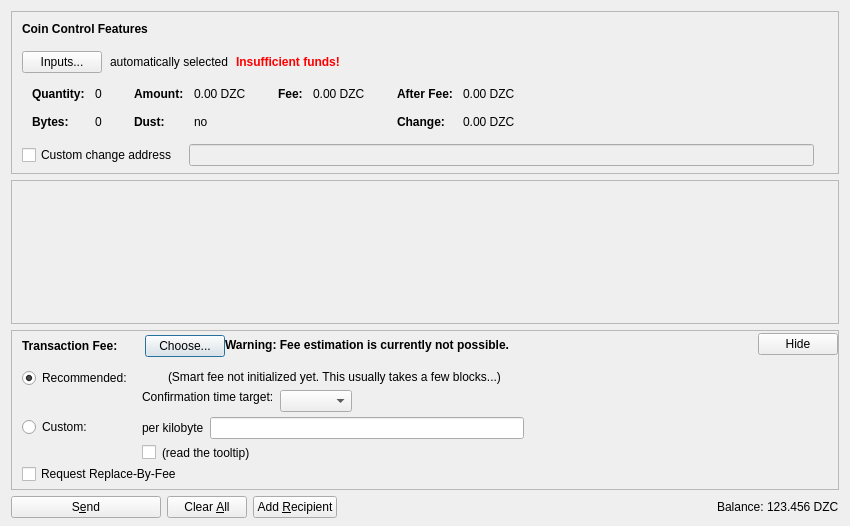
<?xml version="1.0" encoding="UTF-8"?>
<ui version="4.0">
 <class>SendCoinsDialog</class>
 <widget class="QDialog" name="SendCoinsDialog">
  <property name="geometry">
   <rect>
    <x>0</x>
    <y>0</y>
    <width>850</width>
    <height>526</height>
   </rect>
  </property>
  <property name="windowTitle">
   <string>Send Coins</string>
  </property>
  <layout class="QVBoxLayout" name="verticalLayout" stretch="0,1,0,0">
   <property name="bottomMargin">
    <number>8</number>
   </property>
   <item>
    <widget class="QFrame" name="frameCoinControl">
     <property name="sizePolicy">
      <sizepolicy hsizetype="Expanding" vsizetype="Expanding">
       <horstretch>0</horstretch>
       <verstretch>0</verstretch>
      </sizepolicy>
     </property>
     <property name="maximumSize">
      <size>
       <width>16777215</width>
       <height>16777215</height>
      </size>
     </property>
     <property name="frameShape">
      <enum>QFrame::StyledPanel</enum>
     </property>
     <property name="frameShadow">
      <enum>QFrame::Sunken</enum>
     </property>
     <layout class="QVBoxLayout" name="verticalLayoutCoinControl2">
      <property name="spacing">
       <number>0</number>
      </property>
      <property name="leftMargin">
       <number>0</number>
      </property>
      <property name="topMargin">
       <number>0</number>
      </property>
      <property name="rightMargin">
       <number>0</number>
      </property>
      <property name="bottomMargin">
       <number>6</number>
      </property>
      <item>
       <layout class="QVBoxLayout" name="verticalLayoutCoinControl" stretch="0,0,0,0,1">
        <property name="spacing">
         <number>0</number>
        </property>
        <property name="leftMargin">
         <number>10</number>
        </property>
        <property name="topMargin">
         <number>10</number>
        </property>
        <item>
         <layout class="QHBoxLayout" name="horizontalLayoutCoinControl1">
          <property name="bottomMargin">
           <number>15</number>
          </property>
          <item>
           <widget class="QLabel" name="labelCoinControlFeatures">
            <property name="sizePolicy">
             <sizepolicy hsizetype="Preferred" vsizetype="Maximum">
              <horstretch>0</horstretch>
              <verstretch>0</verstretch>
             </sizepolicy>
            </property>
            <property name="font">
             <font>
              <weight>75</weight>
              <bold>true</bold>
             </font>
            </property>
            <property name="styleSheet">
             <string notr="true">font-weight:bold;</string>
            </property>
            <property name="text">
             <string>Coin Control Features</string>
            </property>
           </widget>
          </item>
         </layout>
        </item>
        <item>
         <layout class="QHBoxLayout" name="horizontalLayoutCoinControl2" stretch="0,0,0,0">
          <property name="spacing">
           <number>8</number>
          </property>
          <property name="bottomMargin">
           <number>10</number>
          </property>
          <item>
           <widget class="QPushButton" name="pushButtonCoinControl">
            <property name="styleSheet">
             <string notr="true"/>
            </property>
            <property name="text">
             <string>Inputs...</string>
            </property>
            <property name="autoDefault">
             <bool>false</bool>
            </property>
           </widget>
          </item>
          <item>
           <widget class="QLabel" name="labelCoinControlAutomaticallySelected">
            <property name="text">
             <string>automatically selected</string>
            </property>
            <property name="margin">
             <number>5</number>
            </property>
           </widget>
          </item>
          <item>
           <widget class="QLabel" name="labelCoinControlInsuffFunds">
            <property name="font">
             <font>
              <weight>75</weight>
              <bold>true</bold>
             </font>
            </property>
            <property name="styleSheet">
             <string notr="true">color:red;font-weight:bold;</string>
            </property>
            <property name="text">
             <string>Insufficient funds!</string>
            </property>
            <property name="margin">
             <number>5</number>
            </property>
           </widget>
          </item>
          <item>
           <spacer name="horizontalSpacerCoinControl">
            <property name="orientation">
             <enum>Qt::Horizontal</enum>
            </property>
            <property name="sizeHint" stdset="0">
             <size>
              <width>40</width>
              <height>1</height>
             </size>
            </property>
           </spacer>
          </item>
         </layout>
        </item>
        <item>
         <widget class="QWidget" name="widgetCoinControl" native="true">
          <property name="sizePolicy">
           <sizepolicy hsizetype="Preferred" vsizetype="Preferred">
            <horstretch>0</horstretch>
            <verstretch>0</verstretch>
           </sizepolicy>
          </property>
          <property name="minimumSize">
           <size>
            <width>0</width>
            <height>0</height>
           </size>
          </property>
          <property name="styleSheet">
           <string notr="true"/>
          </property>
          <layout class="QHBoxLayout" name="horizontalLayoutCoinControl5">
           <property name="leftMargin">
            <number>0</number>
           </property>
           <property name="topMargin">
            <number>0</number>
           </property>
           <property name="rightMargin">
            <number>0</number>
           </property>
           <property name="bottomMargin">
            <number>0</number>
           </property>
           <item>
            <layout class="QHBoxLayout" name="horizontalLayoutCoinControl3" stretch="0,0,0,1">
             <property name="spacing">
              <number>20</number>
             </property>
             <property name="topMargin">
              <number>0</number>
             </property>
             <property name="bottomMargin">
              <number>10</number>
             </property>
             <item>
              <layout class="QFormLayout" name="formLayoutCoinControl1">
               <property name="horizontalSpacing">
                <number>10</number>
               </property>
               <property name="verticalSpacing">
                <number>14</number>
               </property>
               <property name="leftMargin">
                <number>10</number>
               </property>
               <property name="topMargin">
                <number>4</number>
               </property>
               <property name="rightMargin">
                <number>6</number>
               </property>
               <item row="0" column="0">
                <widget class="QLabel" name="labelCoinControlQuantityText">
                 <property name="font">
                  <font>
                   <weight>75</weight>
                   <bold>true</bold>
                  </font>
                 </property>
                 <property name="text">
                  <string>Quantity:</string>
                 </property>
                 <property name="margin">
                  <number>0</number>
                 </property>
                </widget>
               </item>
               <item row="0" column="1">
                <widget class="QLabel" name="labelCoinControlQuantity">
                 <property name="cursor">
                  <cursorShape>IBeamCursor</cursorShape>
                 </property>
                 <property name="contextMenuPolicy">
                  <enum>Qt::ActionsContextMenu</enum>
                 </property>
                 <property name="text">
                  <string notr="true">0</string>
                 </property>
                 <property name="margin">
                  <number>0</number>
                 </property>
                 <property name="textInteractionFlags">
                  <set>Qt::LinksAccessibleByMouse|Qt::TextSelectableByKeyboard|Qt::TextSelectableByMouse</set>
                 </property>
                </widget>
               </item>
               <item row="1" column="0">
                <widget class="QLabel" name="labelCoinControlBytesText">
                 <property name="font">
                  <font>
                   <weight>75</weight>
                   <bold>true</bold>
                  </font>
                 </property>
                 <property name="text">
                  <string>Bytes:</string>
                 </property>
                </widget>
               </item>
               <item row="1" column="1">
                <widget class="QLabel" name="labelCoinControlBytes">
                 <property name="cursor">
                  <cursorShape>IBeamCursor</cursorShape>
                 </property>
                 <property name="contextMenuPolicy">
                  <enum>Qt::ActionsContextMenu</enum>
                 </property>
                 <property name="text">
                  <string notr="true">0</string>
                 </property>
                 <property name="textInteractionFlags">
                  <set>Qt::LinksAccessibleByMouse|Qt::TextSelectableByKeyboard|Qt::TextSelectableByMouse</set>
                 </property>
                </widget>
               </item>
              </layout>
             </item>
             <item>
              <layout class="QFormLayout" name="formLayoutCoinControl2">
               <property name="horizontalSpacing">
                <number>10</number>
               </property>
               <property name="verticalSpacing">
                <number>14</number>
               </property>
               <property name="leftMargin">
                <number>6</number>
               </property>
               <property name="topMargin">
                <number>4</number>
               </property>
               <property name="rightMargin">
                <number>6</number>
               </property>
               <item row="0" column="0">
                <widget class="QLabel" name="labelCoinControlAmountText">
                 <property name="font">
                  <font>
                   <weight>75</weight>
                   <bold>true</bold>
                  </font>
                 </property>
                 <property name="text">
                  <string>Amount:</string>
                 </property>
                 <property name="margin">
                  <number>0</number>
                 </property>
                </widget>
               </item>
               <item row="0" column="1">
                <widget class="QLabel" name="labelCoinControlAmount">
                 <property name="cursor">
                  <cursorShape>IBeamCursor</cursorShape>
                 </property>
                 <property name="contextMenuPolicy">
                  <enum>Qt::ActionsContextMenu</enum>
                 </property>
                 <property name="text">
                  <string notr="true">0.00 DZC</string>
                 </property>
                 <property name="textInteractionFlags">
                  <set>Qt::LinksAccessibleByMouse|Qt::TextSelectableByKeyboard|Qt::TextSelectableByMouse</set>
                 </property>
                </widget>
               </item>
               <item row="1" column="0">
                <widget class="QLabel" name="labelCoinControlLowOutputText">
                 <property name="font">
                  <font>
                   <weight>75</weight>
                   <bold>true</bold>
                  </font>
                 </property>
                 <property name="text">
                  <string>Dust:</string>
                 </property>
                </widget>
               </item>
               <item row="1" column="1">
                <widget class="QLabel" name="labelCoinControlLowOutput">
                 <property name="cursor">
                  <cursorShape>IBeamCursor</cursorShape>
                 </property>
                 <property name="contextMenuPolicy">
                  <enum>Qt::ActionsContextMenu</enum>
                 </property>
                 <property name="text">
                  <string notr="true">no</string>
                 </property>
                 <property name="textInteractionFlags">
                  <set>Qt::LinksAccessibleByMouse|Qt::TextSelectableByKeyboard|Qt::TextSelectableByMouse</set>
                 </property>
                </widget>
               </item>
              </layout>
             </item>
             <item>
              <layout class="QFormLayout" name="formLayoutCoinControl3">
               <property name="horizontalSpacing">
                <number>10</number>
               </property>
               <property name="verticalSpacing">
                <number>14</number>
               </property>
               <property name="leftMargin">
                <number>6</number>
               </property>
               <property name="topMargin">
                <number>4</number>
               </property>
               <property name="rightMargin">
                <number>6</number>
               </property>
               <item row="0" column="0">
                <widget class="QLabel" name="labelCoinControlFeeText">
                 <property name="font">
                  <font>
                   <weight>75</weight>
                   <bold>true</bold>
                  </font>
                 </property>
                 <property name="text">
                  <string>Fee:</string>
                 </property>
                 <property name="margin">
                  <number>0</number>
                 </property>
                </widget>
               </item>
               <item row="0" column="1">
                <widget class="QLabel" name="labelCoinControlFee">
                 <property name="cursor">
                  <cursorShape>IBeamCursor</cursorShape>
                 </property>
                 <property name="contextMenuPolicy">
                  <enum>Qt::ActionsContextMenu</enum>
                 </property>
                 <property name="text">
                  <string notr="true">0.00 DZC</string>
                 </property>
                 <property name="textInteractionFlags">
                  <set>Qt::LinksAccessibleByMouse|Qt::TextSelectableByKeyboard|Qt::TextSelectableByMouse</set>
                 </property>
                </widget>
               </item>
              </layout>
             </item>
             <item>
              <layout class="QFormLayout" name="formLayoutCoinControl4">
               <property name="horizontalSpacing">
                <number>10</number>
               </property>
               <property name="verticalSpacing">
                <number>14</number>
               </property>
               <property name="leftMargin">
                <number>6</number>
               </property>
               <property name="topMargin">
                <number>4</number>
               </property>
               <property name="rightMargin">
                <number>6</number>
               </property>
               <item row="0" column="0">
                <widget class="QLabel" name="labelCoinControlAfterFeeText">
                 <property name="font">
                  <font>
                   <weight>75</weight>
                   <bold>true</bold>
                  </font>
                 </property>
                 <property name="text">
                  <string>After Fee:</string>
                 </property>
                 <property name="margin">
                  <number>0</number>
                 </property>
                </widget>
               </item>
               <item row="0" column="1">
                <widget class="QLabel" name="labelCoinControlAfterFee">
                 <property name="cursor">
                  <cursorShape>IBeamCursor</cursorShape>
                 </property>
                 <property name="contextMenuPolicy">
                  <enum>Qt::ActionsContextMenu</enum>
                 </property>
                 <property name="text">
                  <string notr="true">0.00 DZC</string>
                 </property>
                 <property name="textInteractionFlags">
                  <set>Qt::LinksAccessibleByMouse|Qt::TextSelectableByKeyboard|Qt::TextSelectableByMouse</set>
                 </property>
                </widget>
               </item>
               <item row="1" column="0">
                <widget class="QLabel" name="labelCoinControlChangeText">
                 <property name="font">
                  <font>
                   <weight>75</weight>
                   <bold>true</bold>
                  </font>
                 </property>
                 <property name="text">
                  <string>Change:</string>
                 </property>
                </widget>
               </item>
               <item row="1" column="1">
                <widget class="QLabel" name="labelCoinControlChange">
                 <property name="cursor">
                  <cursorShape>IBeamCursor</cursorShape>
                 </property>
                 <property name="contextMenuPolicy">
                  <enum>Qt::ActionsContextMenu</enum>
                 </property>
                 <property name="text">
                  <string notr="true">0.00 DZC</string>
                 </property>
                 <property name="textInteractionFlags">
                  <set>Qt::LinksAccessibleByMouse|Qt::TextSelectableByKeyboard|Qt::TextSelectableByMouse</set>
                 </property>
                </widget>
               </item>
              </layout>
             </item>
            </layout>
           </item>
          </layout>
         </widget>
        </item>
        <item>
         <layout class="QHBoxLayout" name="horizontalLayoutCoinControl4" stretch="0,0,0">
          <property name="spacing">
           <number>12</number>
          </property>
          <property name="sizeConstraint">
           <enum>QLayout::SetDefaultConstraint</enum>
          </property>
          <property name="topMargin">
           <number>5</number>
          </property>
          <property name="rightMargin">
           <number>5</number>
          </property>
          <item>
           <widget class="QCheckBox" name="checkBoxCoinControlChange">
            <property name="toolTip">
             <string>If this is activated, but the change address is empty or invalid, change will be sent to a newly generated address.</string>
            </property>
            <property name="text">
             <string>Custom change address</string>
            </property>
           </widget>
          </item>
          <item>
           <widget class="QValidatedLineEdit" name="lineEditCoinControlChange">
            <property name="enabled">
             <bool>false</bool>
            </property>
            <property name="sizePolicy">
             <sizepolicy hsizetype="Expanding" vsizetype="Fixed">
              <horstretch>0</horstretch>
              <verstretch>0</verstretch>
             </sizepolicy>
            </property>
           </widget>
          </item>
          <item>
           <widget class="QLabel" name="labelCoinControlChangeLabel">
            <property name="sizePolicy">
             <sizepolicy hsizetype="Preferred" vsizetype="Expanding">
              <horstretch>0</horstretch>
              <verstretch>0</verstretch>
             </sizepolicy>
            </property>
            <property name="minimumSize">
             <size>
              <width>0</width>
              <height>0</height>
             </size>
            </property>
            <property name="text">
             <string/>
            </property>
            <property name="margin">
             <number>3</number>
            </property>
           </widget>
          </item>
         </layout>
        </item>
        <item>
         <spacer name="verticalSpacerCoinControl">
          <property name="orientation">
           <enum>Qt::Vertical</enum>
          </property>
          <property name="sizeHint" stdset="0">
           <size>
            <width>800</width>
            <height>1</height>
           </size>
          </property>
         </spacer>
        </item>
       </layout>
      </item>
     </layout>
    </widget>
   </item>
   <item>
    <widget class="QScrollArea" name="scrollArea">
     <property name="widgetResizable">
      <bool>true</bool>
     </property>
     <widget class="QWidget" name="scrollAreaWidgetContents">
      <property name="geometry">
       <rect>
        <x>0</x>
        <y>0</y>
        <width>830</width>
        <height>104</height>
       </rect>
      </property>
      <layout class="QVBoxLayout" name="verticalLayout_2" stretch="0,1">
       <property name="leftMargin">
        <number>0</number>
       </property>
       <property name="topMargin">
        <number>0</number>
       </property>
       <property name="rightMargin">
        <number>0</number>
       </property>
       <property name="bottomMargin">
        <number>0</number>
       </property>
       <item>
        <layout class="QVBoxLayout" name="entries">
         <property name="spacing">
          <number>6</number>
         </property>
        </layout>
       </item>
       <item>
        <spacer name="verticalSpacer">
         <property name="orientation">
          <enum>Qt::Vertical</enum>
         </property>
         <property name="sizeHint" stdset="0">
          <size>
           <width>20</width>
           <height>40</height>
          </size>
         </property>
        </spacer>
       </item>
      </layout>
     </widget>
    </widget>
   </item>
   <item>
    <widget class="QFrame" name="frameFee">
     <property name="sizePolicy">
      <sizepolicy hsizetype="Expanding" vsizetype="Expanding">
       <horstretch>0</horstretch>
       <verstretch>0</verstretch>
      </sizepolicy>
     </property>
     <property name="maximumSize">
      <size>
       <width>16777215</width>
       <height>16777215</height>
      </size>
     </property>
     <property name="frameShape">
      <enum>QFrame::StyledPanel</enum>
     </property>
     <property name="frameShadow">
      <enum>QFrame::Sunken</enum>
     </property>
     <layout class="QVBoxLayout" name="verticalLayoutFee1">
      <property name="spacing">
       <number>0</number>
      </property>
      <property name="leftMargin">
       <number>0</number>
      </property>
      <property name="topMargin">
       <number>0</number>
      </property>
      <property name="rightMargin">
       <number>0</number>
      </property>
      <property name="bottomMargin">
       <number>0</number>
      </property>
      <item>
       <layout class="QVBoxLayout" name="verticalLayoutFee2" stretch="0,0,0">
        <property name="spacing">
         <number>0</number>
        </property>
        <property name="leftMargin">
         <number>10</number>
        </property>
        <property name="topMargin">
         <number>0</number>
        </property>
        <item>
         <layout class="QHBoxLayout" name="horizontalLayoutFee1">
          <property name="bottomMargin">
           <number>0</number>
          </property>
          <item>
           <layout class="QVBoxLayout" name="verticalLayoutFee7">
            <property name="spacing">
             <number>0</number>
            </property>
            <item>
             <spacer name="verticalSpacerSmartFee">
              <property name="orientation">
               <enum>Qt::Vertical</enum>
              </property>
              <property name="sizeType">
               <enum>QSizePolicy::Fixed</enum>
              </property>
              <property name="sizeHint" stdset="0">
               <size>
                <width>1</width>
                <height>4</height>
               </size>
              </property>
             </spacer>
            </item>
            <item>
             <layout class="QHBoxLayout" name="horizontalLayoutSmartFee">
              <property name="spacing">
               <number>10</number>
              </property>
              <item>
               <widget class="QLabel" name="labelFeeHeadline">
                <property name="sizePolicy">
                 <sizepolicy hsizetype="Preferred" vsizetype="Maximum">
                  <horstretch>0</horstretch>
                  <verstretch>0</verstretch>
                 </sizepolicy>
                </property>
                <property name="font">
                 <font>
                  <weight>75</weight>
                  <bold>true</bold>
                 </font>
                </property>
                <property name="styleSheet">
                 <string notr="true">font-weight:bold;</string>
                </property>
                <property name="text">
                 <string>Transaction Fee:</string>
                </property>
               </widget>
              </item>
              <item>
               <widget class="QLabel" name="labelFeeMinimized">
                <property name="text">
                 <string/>
                </property>
               </widget>
              </item>
              <item>
               <widget class="QPushButton" name="buttonChooseFee">
                <property name="text">
                 <string>Choose...</string>
                </property>
               </widget>
              </item>
             </layout>
            </item>
            <item>
             <spacer name="verticalSpacer_5">
              <property name="orientation">
               <enum>Qt::Vertical</enum>
              </property>
              <property name="sizeHint" stdset="0">
               <size>
                <width>1</width>
                <height>1</height>
               </size>
              </property>
             </spacer>
            </item>
           </layout>
          </item>
          <item>
           <widget class="QLabel" name="fallbackFeeWarningLabel">
            <property name="toolTip">
             <string>Using the fallbackfee can result in sending a transaction that will take several hours or days (or never) to confirm. Consider choosing your fee manually or wait until you have validated the complete chain.</string>
            </property>
            <property name="font">
            <font>
                <weight>75</weight>
                <bold>true</bold>
            </font>
            </property>
            <property name="text">
             <string>Warning: Fee estimation is currently not possible.</string>
            </property>
            <property name="wordWrap">
             <bool>false</bool>
            </property>
           </widget>
          </item>
          <item>
           <spacer name="horizontalSpacer_4">
            <property name="orientation">
             <enum>Qt::Horizontal</enum>
            </property>
            <property name="sizeType">
             <enum>QSizePolicy::MinimumExpanding</enum>
            </property>
            <property name="sizeHint" stdset="0">
             <size>
              <width>40</width>
              <height>20</height>
             </size>
            </property>
           </spacer>
          </item>
          <item>
           <widget class="QPushButton" name="buttonMinimizeFee">
            <property name="toolTip">
             <string>collapse fee-settings</string>
            </property>
            <property name="text">
             <string>Hide</string>
            </property>
           </widget>
          </item>
         </layout>
        </item>
        <item>
         <widget class="QFrame" name="frameFeeSelection">
          <layout class="QVBoxLayout" name="verticalLayoutFee12">
           <property name="spacing">
            <number>0</number>
           </property>
           <property name="leftMargin">
            <number>0</number>
           </property>
           <property name="topMargin">
            <number>0</number>
           </property>
           <property name="rightMargin">
            <number>0</number>
           </property>
           <property name="bottomMargin">
            <number>0</number>
           </property>
           <item>
            <layout class="QGridLayout" name="gridLayoutFee">
             <property name="topMargin">
              <number>10</number>
             </property>
             <property name="bottomMargin">
              <number>4</number>
             </property>
             <property name="horizontalSpacing">
              <number>10</number>
             </property>
             <property name="verticalSpacing">
              <number>4</number>
             </property>
             <item row="1" column="1">
              <layout class="QVBoxLayout" name="verticalLayoutFee8">
               <property name="spacing">
                <number>6</number>
               </property>
               <item>
                <layout class="QHBoxLayout" name="horizontalLayoutFee13">
                 <item>
                  <widget class="QLabel" name="labelCustomPerKilobyte">
                   <property name="toolTip">
                    <string>If the custom fee is set to 1000 satoshis and the transaction is only 250 bytes, then &quot;per kilobyte&quot; only pays 250 satoshis in fee, while &quot;total at least&quot; pays 1000 satoshis. For transactions bigger than a kilobyte both pay by kilobyte.</string>
                   </property>
                   <property name="text">
                    <string>per kilobyte</string>
                   </property>
                  </widget>
                 </item>
                 <item>
                  <widget class="DzcoinAmountField" name="customFee"/>
                 </item>
                 <item>
                  <spacer name="horizontalSpacer_6">
                   <property name="orientation">
                    <enum>Qt::Horizontal</enum>
                   </property>
                   <property name="sizeHint" stdset="0">
                    <size>
                     <width>1</width>
                     <height>1</height>
                    </size>
                   </property>
                  </spacer>
                 </item>
                </layout>
               </item>
               <item>
                <layout class="QHBoxLayout" name="horizontalLayoutFee8">
                 <item>
                  <widget class="QCheckBox" name="checkBoxMinimumFee">
                   <property name="toolTip">
                    <string>Paying only the minimum fee is just fine as long as there is less transaction volume than space in the blocks. But be aware that this can end up in a never confirming transaction once there is more demand for dzcoin transactions than the network can process.</string>
                   </property>
                   <property name="text">
                    <string/>
                   </property>
                  </widget>
                 </item>
                 <item>
                  <widget class="QLabel" name="labelMinFeeWarning">
                   <property name="enabled">
                    <bool>true</bool>
                   </property>
                   <property name="toolTip">
                    <string>Paying only the minimum fee is just fine as long as there is less transaction volume than space in the blocks. But be aware that this can end up in a never confirming transaction once there is more demand for dzcoin transactions than the network can process.</string>
                   </property>
                   <property name="text">
                    <string>(read the tooltip)</string>
                   </property>
                   <property name="margin">
                    <number>5</number>
                   </property>
                  </widget>
                 </item>
                 <item>
                  <spacer name="horizontalSpacer_2">
                   <property name="orientation">
                    <enum>Qt::Horizontal</enum>
                   </property>
                   <property name="sizeHint" stdset="0">
                    <size>
                     <width>1</width>
                     <height>1</height>
                    </size>
                   </property>
                  </spacer>
                 </item>
                </layout>
               </item>
              </layout>
             </item>
             <item row="0" column="0">
              <layout class="QVBoxLayout" name="verticalLayoutFee4" stretch="0,1">
               <item>
                <widget class="QRadioButton" name="radioSmartFee">
                 <property name="text">
                  <string>Recommended:</string>
                 </property>
                 <property name="checked">
                  <bool>true</bool>
                 </property>
                 <attribute name="buttonGroup">
                  <string notr="true">groupFee</string>
                 </attribute>
                </widget>
               </item>
               <item>
                <spacer name="verticalSpacer_2">
                 <property name="orientation">
                  <enum>Qt::Vertical</enum>
                 </property>
                 <property name="sizeHint" stdset="0">
                  <size>
                   <width>1</width>
                   <height>1</height>
                  </size>
                 </property>
                </spacer>
               </item>
              </layout>
             </item>
             <item row="1" column="0">
              <layout class="QVBoxLayout" name="verticalLayoutFee9" stretch="0,1">
               <item>
                <widget class="QRadioButton" name="radioCustomFee">
                 <property name="text">
                  <string>Custom:</string>
                 </property>
                 <attribute name="buttonGroup">
                  <string notr="true">groupFee</string>
                 </attribute>
                </widget>
               </item>
               <item>
                <spacer name="verticalSpacer_6">
                 <property name="orientation">
                  <enum>Qt::Vertical</enum>
                 </property>
                 <property name="sizeHint" stdset="0">
                  <size>
                   <width>1</width>
                   <height>1</height>
                  </size>
                 </property>
                </spacer>
               </item>
              </layout>
             </item>
             <item row="0" column="1">
              <layout class="QVBoxLayout" name="verticalLayoutFee3" stretch="0,0,1">
               <property name="spacing">
                <number>6</number>
               </property>
               <property name="topMargin">
                <number>2</number>
               </property>
               <item>
                <layout class="QHBoxLayout" name="horizontalLayoutFee12">
                 <item>
                  <widget class="QLabel" name="labelSmartFee">
                   <property name="text">
                    <string/>
                   </property>
                   <property name="margin">
                    <number>2</number>
                   </property>
                  </widget>
                 </item>
                 <item>
                  <widget class="QLabel" name="labelFeeEstimation">
                   <property name="text">
                    <string/>
                   </property>
                  </widget>
                 </item>
                 <item>
                  <widget class="QLabel" name="labelSmartFee2">
                   <property name="text">
                    <string>(Smart fee not initialized yet. This usually takes a few blocks...)</string>
                   </property>
                   <property name="margin">
                    <number>2</number>
                   </property>
                  </widget>
                 </item>
                 <item>
                  <spacer name="horizontalSpacer_5">
                   <property name="orientation">
                    <enum>Qt::Horizontal</enum>
                   </property>
                   <property name="sizeHint" stdset="0">
                    <size>
                     <width>1</width>
                     <height>1</height>
                    </size>
                   </property>
                  </spacer>
                 </item>
                </layout>
               </item>
               <item>
                <layout class="QHBoxLayout" name="horizontalLayoutFee9">
                 <item>
                  <layout class="QVBoxLayout" name="verticalLayoutFee6">
                   <item>
                    <widget class="QLabel" name="labelSmartFee3">
                     <property name="text">
                      <string>Confirmation time target:</string>
                     </property>
                     <property name="margin">
                      <number>2</number>
                     </property>
                    </widget>
                   </item>
                   <item>
                    <spacer name="verticalSpacer_3">
                     <property name="orientation">
                      <enum>Qt::Vertical</enum>
                     </property>
                     <property name="sizeHint" stdset="0">
                      <size>
                       <width>1</width>
                       <height>1</height>
                      </size>
                     </property>
                    </spacer>
                   </item>
                  </layout>
                 </item>
                 <item>
                  <layout class="QVBoxLayout" name="verticalLayoutFee5">
                   <property name="rightMargin">
                    <number>30</number>
                   </property>
                   <item>
                    <layout class="QHBoxLayout" name="horizontalLayoutConfTarget">
                     <property name="bottomMargin">
                      <number>0</number>
                     </property>
                     <item>
                      <widget class="QComboBox" name="confTargetSelector"/>
                     </item>
                     <item>
                      <spacer name="horizontalSpacerConfTarget">
                       <property name="orientation">
                        <enum>Qt::Horizontal</enum>
                       </property>
                       <property name="sizeHint" stdset="0">
                        <size>
                         <width>40</width>
                         <height>20</height>
                        </size>
                       </property>
                      </spacer>
                     </item>
                    </layout>
                   </item>
                  </layout>
                 </item>
                </layout>
               </item>
               <item>
                <spacer name="verticalSpacer_4">
                 <property name="orientation">
                  <enum>Qt::Vertical</enum>
                 </property>
                 <property name="sizeHint" stdset="0">
                  <size>
                   <width>1</width>
                   <height>1</height>
                  </size>
                 </property>
                </spacer>
               </item>
              </layout>
             </item>
            </layout>
           </item>
           <item>
            <widget class="QCheckBox" name="optInRBF">
             <property name="text">
              <string>Request Replace-By-Fee</string>
             </property>
             <property name="toolTip">
              <string>Indicates that the sender may wish to replace this transaction with a new one paying higher fees (prior to being confirmed).</string>
             </property>
            </widget>
           </item>
          </layout>
         </widget>
        </item>
        <item>
         <spacer name="verticalSpacerFee">
          <property name="orientation">
           <enum>Qt::Vertical</enum>
          </property>
          <property name="sizeHint" stdset="0">
           <size>
            <width>40</width>
            <height>5</height>
           </size>
          </property>
         </spacer>
        </item>
       </layout>
      </item>
     </layout>
    </widget>
   </item>
   <item>
    <layout class="QHBoxLayout" name="horizontalLayout">
     <item>
      <widget class="QPushButton" name="sendButton">
       <property name="minimumSize">
        <size>
         <width>150</width>
         <height>0</height>
        </size>
       </property>
       <property name="toolTip">
        <string>Confirm the send action</string>
       </property>
       <property name="text">
        <string>S&amp;end</string>
       </property>
       <property name="icon">
        <iconset resource="../dzcoin.qrc">
         <normaloff>:/icons/send</normaloff>:/icons/send</iconset>
       </property>
       <property name="autoDefault">
        <bool>false</bool>
       </property>
       <property name="default">
        <bool>false</bool>
       </property>
      </widget>
     </item>
     <item>
      <widget class="QPushButton" name="clearButton">
       <property name="sizePolicy">
        <sizepolicy hsizetype="Minimum" vsizetype="Fixed">
         <horstretch>0</horstretch>
         <verstretch>0</verstretch>
        </sizepolicy>
       </property>
       <property name="toolTip">
        <string>Clear all fields of the form.</string>
       </property>
       <property name="text">
        <string>Clear &amp;All</string>
       </property>
       <property name="icon">
        <iconset resource="../dzcoin.qrc">
         <normaloff>:/icons/remove</normaloff>:/icons/remove</iconset>
       </property>
       <property name="autoDefault">
        <bool>false</bool>
       </property>
      </widget>
     </item>
     <item>
      <widget class="QPushButton" name="addButton">
       <property name="toolTip">
        <string>Send to multiple recipients at once</string>
       </property>
       <property name="text">
        <string>Add &amp;Recipient</string>
       </property>
       <property name="icon">
        <iconset resource="../dzcoin.qrc">
         <normaloff>:/icons/add</normaloff>:/icons/add</iconset>
       </property>
       <property name="autoDefault">
        <bool>false</bool>
       </property>
      </widget>
     </item>
     <item>
      <spacer name="horizontalSpacer">
       <property name="orientation">
        <enum>Qt::Horizontal</enum>
       </property>
       <property name="sizeHint" stdset="0">
        <size>
         <width>40</width>
         <height>20</height>
        </size>
       </property>
      </spacer>
     </item>
     <item>
      <layout class="QHBoxLayout" name="horizontalLayout_2">
       <property name="spacing">
        <number>3</number>
       </property>
       <item>
        <widget class="QLabel" name="label">
         <property name="sizePolicy">
          <sizepolicy hsizetype="Preferred" vsizetype="Fixed">
           <horstretch>0</horstretch>
           <verstretch>0</verstretch>
          </sizepolicy>
         </property>
         <property name="text">
          <string>Balance:</string>
         </property>
        </widget>
       </item>
       <item>
        <widget class="QLabel" name="labelBalance">
         <property name="sizePolicy">
          <sizepolicy hsizetype="Preferred" vsizetype="Fixed">
           <horstretch>0</horstretch>
           <verstretch>0</verstretch>
          </sizepolicy>
         </property>
         <property name="cursor">
          <cursorShape>IBeamCursor</cursorShape>
         </property>
         <property name="text">
          <string notr="true">123.456 DZC</string>
         </property>
         <property name="textInteractionFlags">
          <set>Qt::LinksAccessibleByMouse|Qt::TextSelectableByKeyboard|Qt::TextSelectableByMouse</set>
         </property>
        </widget>
       </item>
      </layout>
     </item>
    </layout>
   </item>
  </layout>
 </widget>
 <customwidgets>
  <customwidget>
   <class>QValidatedLineEdit</class>
   <extends>QLineEdit</extends>
   <header>qvalidatedlineedit.h</header>
  </customwidget>
  <customwidget>
   <class>DzcoinAmountField</class>
   <extends>QLineEdit</extends>
   <header>dzcoinamountfield.h</header>
   <container>1</container>
  </customwidget>
 </customwidgets>
 <resources>
  <include location="../dzcoin.qrc"/>
 </resources>
 <connections/>
 <buttongroups>
  <buttongroup name="groupFee"/>
 </buttongroups>
</ui>
